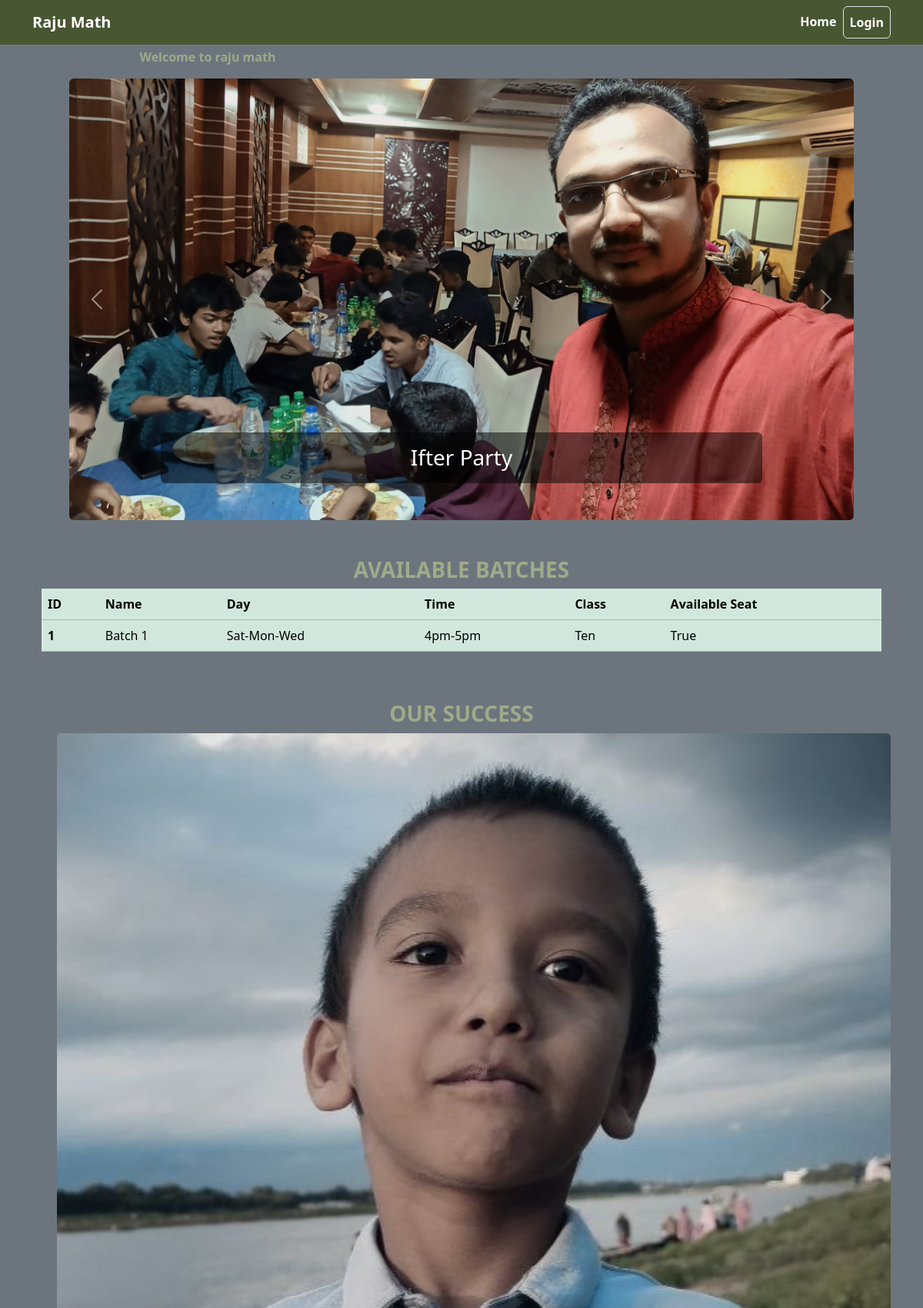
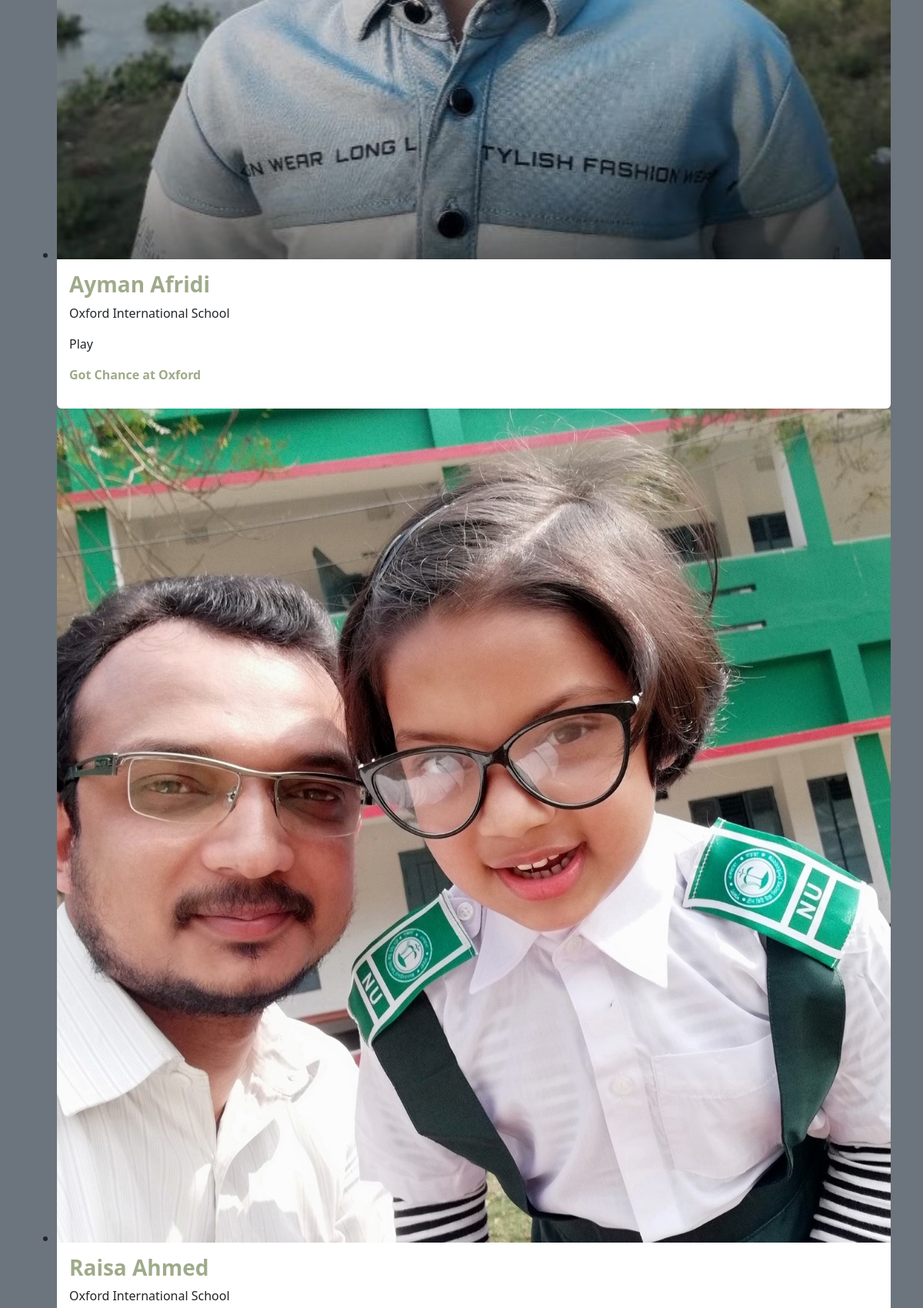
The page / (upper part) on the database its author committed (2 pictures, top to bottom).
### core/models.py (models this page shows, shortened)
class NoticeBoard(models.Model):
    notice = models.TextField(blank=True, null=True)
    last_update = models.DateTimeField(auto_now=True)

class Banner(models.Model):
    image = models.ImageField(upload_to='banners')
    title = models.CharField(max_length=255)

class CurrentClass(models.Model):
    name = models.CharField(max_length=50)
    def __str__(self) -> str:
        return self.name

class SuccessStudent(models.Model):
    name = models.CharField(max_length=255)
    image = models.ImageField(upload_to='success_students', blank=True, null=True)
    school = models.CharField(max_length=255)
    current_class = models.CharField(max_length=50)
    success = models.CharField(max_length=255)

### batches/models.py (models this page shows, shortened)
class Batch(models.Model):
    students = models.ManyToManyField(Student, null=True, blank=True, related_name="batches")
    title = models.CharField(max_length=255)
    level = models.ForeignKey(CurrentClass, on_delete=models.SET_NULL, null=True)
    day = models.CharField(max_length=255, default='')
    time = models.CharField(max_length=255)
    created_at = models.DateField(auto_now_add=True)
    is_active = models.BooleanField(default=True)
    fee = models.IntegerField()

### core/views.py (the view)
# urls.py: path('', views.home, name='home'),
def home(request):
    banners = Banner.objects.all()
    batches = Batch.objects.all()
    successStudents = SuccessStudent.objects.all()
    notice = NoticeBoard.objects.latest('last_update')  # Assuming you want to show the latest notice
    form = NoticeBoardForm(instance=notice)
    context = {
        'banners': banners,
        'successStudents': successStudents,
        'notice': notice,
        'form': form,
        'batches':batches
    }
    return render(request, 'core/home.html', context)

### core/templates/core/home.html (shortened to what this page needs)
{% extends "base.html" %}
{% block content %}
<div class='d-flex w-75 m-auto pb-3 notice-board'>
    <marquee class='mt-1 my-text'>{{ notice.notice }}</marquee>
</div>
<section>
    <div id="carouselExampleCaptions" class="carousel slide carousel-fade" data-bs-ride="carousel">
        <div class="carousel-inner">
            {% for banner in banners %}
            <div class="px-5  carousel-item {% if forloop.first %}active{% endif %}">
                <img  src="{{ banner.image.url }}" class="d-block w-100 rounded"  alt="{{ banner.title }}">
                <div class="carousel-caption d-none d-md-block">
                    <h3 class="tbg p-3 rounded">{{ banner.title }}</h3>
                </div>
            </div>
            {% endfor %}
        </div>
        <button class="carousel-control-prev" type="button" data-bs-target="#carouselExampleCaptions" data-bs-slide="prev">
            <span class="carousel-control-prev-icon" aria-hidden="true"></span>
        </button>
        <button class="carousel-control-next" type="button" data-bs-target="#carouselExampleCaptions" data-bs-slide="next">
            <span class="carousel-control-next-icon" aria-hidden="true"></span>
        </button>
    </div>
</section>
<section class="mt-5">
    <h3 class="my-text text-center">AVAILABLE BATCHES</h3>
    {% include "batches/available_batches.html" %}
</section>
 <h3 class="mt-5 my-text text-center">OUR SUCCESS</h3>
<div class="swiffy-slider slider-item-show3 slider-nav-round slider-nav-page ">
    <ul class="slider-container">
        {% for student in successStudents %}
        <li>
            <div class="card text-dark border-0">
                <div class="ratio ratio-1x1">
                    <img src="{{ student.image.url }}" class="card-img-top" loading="lazy" alt="...">
                </div>
                <div class="card-body p-3">
                    <div class="">
                        <h3 class="my-text">{{student.name}}</h3>
                        <p class="">{{student.school}}</p>
                        <p class="">{{student.current_class}}</p>
                        <p class="my-text">{{student.success}}</p>
                    </div>
                </div>
            </div>
        </li>
        {% endfor %}
    </ul>
</div>
{% endblock content %}

### templates/base.html (shortened to what this page needs)
<!doctype html>
{% load static %}
<html lang="en">
  <head>
    <link href="https://cdn.jsdelivr.net/npm/swiffy-slider@1.6.0/dist/css/swiffy-slider.min.css" rel="stylesheet">
    <link href="https://cdn.jsdelivr.net/npm/bootstrap@5.3.3/dist/css/bootstrap.min.css" rel="stylesheet">
    <link rel="stylesheet" href="https://cdnjs.cloudflare.com/ajax/libs/font-awesome/6.5.2/css/all.min.css" />
    <link rel="stylesheet" href="{% static 'css/main.css' %}">
  </head>
  <body class="bg-secondary">
    <div>
      {% include "navbar.html" %}
    </div>
    <div class='container'>
      {% block content %}{% endblock content %}
    </div>
  </body>
</html>

### templates/navbar.html (shortened to what this page needs)
<nav class="navbar navbar-expand-lg brand-color">
  <div class="container">
    <a class="navbar-brand text-white fw-bold" href="{% url "home" %}">Raju Math</a>
    <div class="collapse navbar-collapse" id="navbarSupportedContent">
      <ul class="navbar-nav ms-auto mb-2 mb-lg-0">
        <li class="nav-item">
          <a class="nav-link" href="{% url "home" %}">Home</a>
        </li>
        {% if request.user.is_authenticated %}
        <li class="nav-item">
          <a class="nav-link" href="{% url "payments_list" %}">Payments</a>
        </li>
        <li class="nav-item dropdown">
          <a class="nav-link border rounded dropdown-toggle" href="#" role="button" data-bs-toggle="dropdown" aria-expanded="false">
            {{ request.user.first_name }} {{ request.user.last_name }}
          </a>
          <ul class="dropdown-menu bg-banner">
            <li><a class="dropdown-item" href="{% url "profile" %}">Profile</a></li>
            <li><hr class="dropdown-divider"></li>
            <li><a class="dropdown-item" href="{% url "logout" %}">Logout</a></li>
          </ul>
        </li>
        {% else %}
        <li class="nav-item">
          <a class="nav-link border rounded" href="{% url 'login' %}">Login</a>
        </li>
        {% endif %}
      </ul>
    </div>
  </div>
</nav>

### batches/templates/batches/available_batches.html
<div class="container table-responsive rounded ">
    <table class="table table-success table-hover ">
        <thead >
          <tr >
            <th scope="col">ID</th>
            <th scope="col">Name</th>
            <th scope="col">Day</th>
            <th scope="col">Time</th>
            <th scope="col">Class</th>
            <th scope="col">Available Seat</th>
          </tr>
        </thead>
        <tbody>
            {% for batch in batches %}
            <tr>
                <th scope="row">{{batch.id}}</th>
                <td>{{batch.title}}</td>
                <td>{{batch.day}}</td>
                <td>{{batch.time}}</td>
                <td>{{batch.level}}</td>
                <td>{{batch.is_active}}</td>
            </tr>
            {% endfor %}
        </tbody>
      </table>
</div>

### static/css/main.css (style rules this page uses)
.brand-color { background-color: #495632; }
.my-text { color: #9faa8a; font-weight: bold; }
.nav-item a { color: white; font-weight: bold; transition: .3s; }
.tbg { background-color: rgba(0, 0, 0, 0.506); }

### rows shown on the page
NoticeBoard: notice "Welcome to raju math"
Banner: image (picture), title "Ifter Party"
Batch: id "1", title "Batch 1", day "Sat-Mon-Wed", time "4pm-5pm", level "Ten", is_active "True"
SuccessStudent: image (picture), name "Ayman Afridi", school "Oxford International School", current_class "Play", success "Got Chance at Oxford"
SuccessStudent: image (picture), name "Raisa Ahmed", school "Oxford International School"
